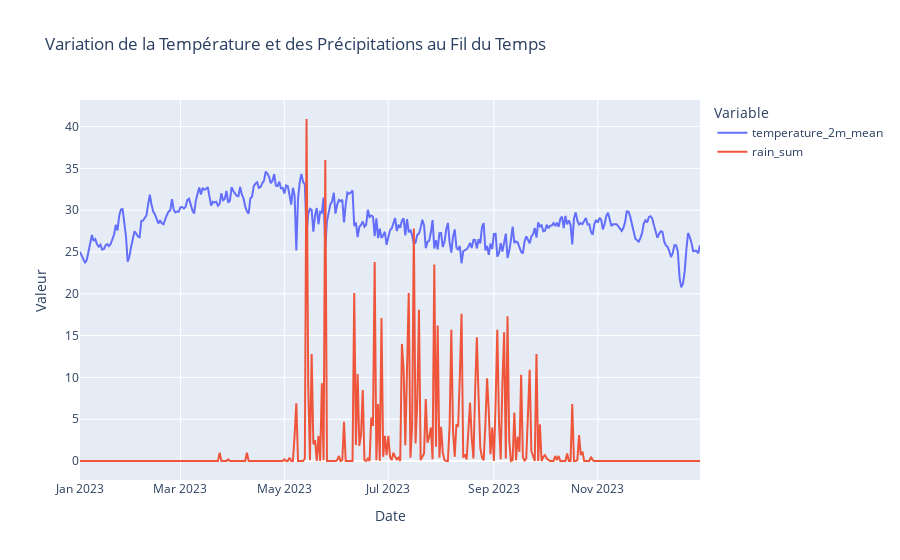

Notebook code cell kept with this figure:
### Code cell
fig = px.line(df, x='date', y=['temperature_2m_mean', 'rain_sum'],
              title='Variation de la Température et des Précipitations au Fil du Temps',
              labels={'value': 'Valeur', 'variable': 'Variable', 'date': 'Date'})
fig.show()

### Figure 1 — Plotly figure (JSON) as saved in the notebook; plotly's stock layout.template omitted (floating-point values rounded to 4 significant figures; data arrays with more than 128 entries replaced by an {"elided": "..."} marker saying what was removed)
{"data": [{"hovertemplate": "Variable=temperature_2m_mean<br>Date=%{x}<br>Valeur=%{y}<extra></extra>", "legendgroup": "temperature_2m_mean", "line": {"color": "#636efa", "dash": "solid"}, "marker": {"symbol": "circle"}, "mode": "lines", "name": "temperature_2m_mean", "orientation": "v", "showlegend": true, "type": "scatter", "x": {"elided": "365 str values"}, "xaxis": "x", "y": {"elided": "365 float values"}, "yaxis": "y"}, {"hovertemplate": "Variable=rain_sum<br>Date=%{x}<br>Valeur=%{y}<extra></extra>", "legendgroup": "rain_sum", "line": {"color": "#EF553B", "dash": "solid"}, "marker": {"symbol": "circle"}, "mode": "lines", "name": "rain_sum", "orientation": "v", "showlegend": true, "type": "scatter", "x": {"elided": "365 str values"}, "xaxis": "x", "y": {"elided": "365 float values"}, "yaxis": "y"}], "layout": {"legend": {"title": {"text": "Variable"}, "tracegroupgap": 0}, "title": {"text": "Variation de la Température et des Précipitations au Fil du Temps"}, "xaxis": {"anchor": "y", "domain": [0, 1], "title": {"text": "Date"}}, "yaxis": {"anchor": "x", "domain": [0, 1], "title": {"text": "Valeur"}}}}
